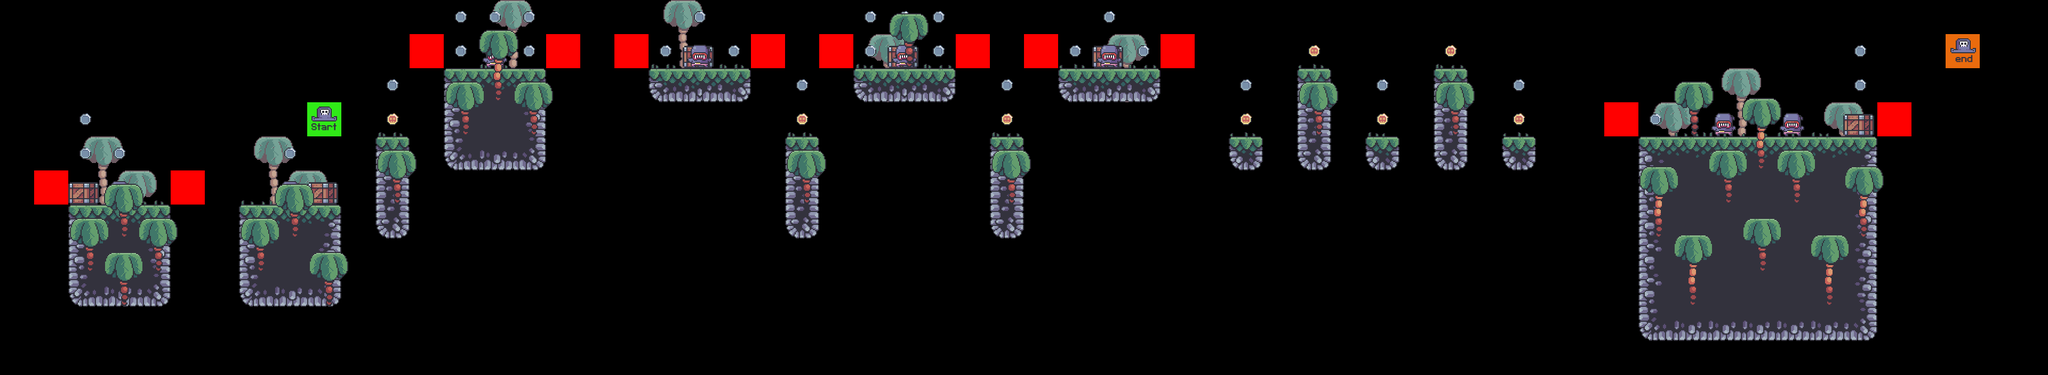

Rendered tile map (Tiled .tmx) drawn with the repository's tilesets; below, a short description and the map source with its tile grids summarised:
An orthogonal 60x11 tile map with 64x64 px tiles, 9 tile layers (BG_Palms, Terrain, Crates, Grass, ...), 7 tilesets.

<map version="1.9" tiledversion="1.9.2" orientation="orthogonal" renderorder="right-down" width="60" height="11" tilewidth="64" tileheight="64" infinite="0" nextlayerid="10" nextobjectid="1">
 <tileset firstgid="1" source="../tilesets/terrain_tiles.tsx" />
 <tileset firstgid="17" source="../tilesets/coin_tiles.tsx" />
 <tileset firstgid="19" source="../tilesets/crate.tsx" />
 <tileset firstgid="20" source="../tilesets/grass.tsx" />
 <tileset firstgid="25" source="../tilesets/palms.tsx" />
 <tileset firstgid="28" source="../tilesets/enemy_tiles.tsx" />
 <tileset firstgid="30" source="../tilesets/player_tiles.tsx" />
 <layer id="5" name="BG_Palms" width="60" height="11">
  <data>[660 cells, 11 non-empty, 1 distinct tile ids]</data>
 </layer>
 <layer id="1" name="Terrain" width="60" height="11">
  <data>[660 cells, 96 non-empty, 16 distinct tile ids]</data>
 </layer>
 <layer id="3" name="Crates" width="60" height="11">
  <data>[660 cells, 6 non-empty, 1 distinct tile ids]</data>
 </layer>
 <layer id="4" name="Grass" width="60" height="11">
  <data>[660 cells, 22 non-empty, 5 distinct tile ids]</data>
 </layer>
 <layer id="2" name="Coins" width="60" height="11">
  <data>[660 cells, 37 non-empty, 2 distinct tile ids]</data>
 </layer>
 <layer id="8" name="Constraints" width="60" height="11">
  <data>[660 cells, 12 non-empty, 1 distinct tile ids]</data>
 </layer>
 <layer id="7" name="Enemies" width="60" height="11">
  <data>[660 cells, 8 non-empty, 1 distinct tile ids]</data>
 </layer>
 <layer id="6" name="FG_Palms" width="60" height="11">
  <data>[660 cells, 25 non-empty, 2 distinct tile ids]</data>
 </layer>
 <layer id="9" name="Player" width="60" height="11">
  <data>[660 cells, 2 non-empty, 2 distinct tile ids]</data>
 </layer>
</map>
